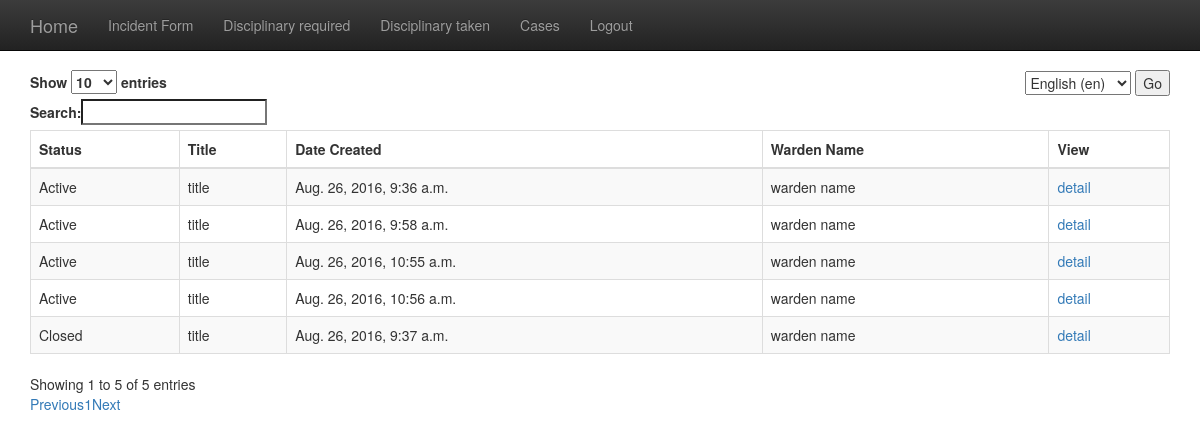
Page /wardens/cases/ (signed in) on the committed database.
### wardens/models.py (models this page shows)
class Incident(models.Model):       # all fields related to creating an incident report and/or viewing cases i.e closed
    title = models.CharField(_('title'), max_length=100)
    date_created = models.DateTimeField(auto_now_add=True)
    date_modified = models.DateTimeField(auto_now=True)
    warden_name = models.CharField(_('warden name'), max_length=150)
    senior_warden = models.CharField(_('senior warden'), max_length=150)
    site = models.ForeignKey(Site, related_name='incidents')
    halls = models.ForeignKey(Hall, related_name='incidents')
    incident_type = models.ForeignKey(IncidentType, related_name='incidents')
    ACTIVE = 'Active'
    CLOSED = 'Closed'
    CASE_STATUS = (
        (ACTIVE, 'Active'),
        (CLOSED, 'Closed'),
    )
    case_status = models.CharField(
        max_length=50,
        choices=CASE_STATUS,
        default=ACTIVE
    )
    description = models.TextField()
    notes_to = models.TextField(null=True, blank=True)
    notes_by = models.TextField(null=True, blank=True)
    YES = 'YES'
    NO = 'No'
    WARNING_ISSUED = (
        (YES, 'Yes'),
        (NO, 'No'),
    )
    warning_issued = models.CharField(
        null=True,
        max_length=50,
        choices=WARNING_ISSUED,
        default=YES
    )
    YES = 'Yes'
    NO = 'No'
    DISCIPLINARY_REQUIRED = (
        (YES, _('Yes')),
        (NO, _('No')),
    )
    disciplinary_required = models.CharField(
        null=True,
        max_length=50,
        choices=DISCIPLINARY_REQUIRED,
        default=YES
    )
    disciplinary_called_by = models.CharField(_('disciplinary called by'), max_length=150, null=True, blank=True)
    disciplinary_date = models.DateTimeField(_('disciplinary date'), null=True, blank=True)
    student = models.ForeignKey(Student, related_name='incidents')
    complainant = models.CharField(_('complainant'), max_length=500, null=True, blank=True)
    accomplices = models.CharField(_('accomplices'), max_length=500, null=True, blank=True)
    witnesses = models.CharField(_('witnesses'), max_length=500, null=True, blank=True)

### wardens/views.py (the view)
@login_required
def cases(request):
    results = Incident.objects.all()
    print results
    return render(request, "wardens/closed.html", {"results": results})

### wardens/templates/wardens/closed.html (shortened to what this page needs)
{%  extends 'wardens/base.html' %}
{% load i18n %}
{% block content %}
    <table id="example" class="table table-striped table-bordered" cellspacing="0" width="100%">
    <thead>
        <tr>
        <th> {% trans 'Status' %} </td>
        <th> {% trans 'Title' %}  </th>
        <th> {% trans 'Date Created' %} </th>
        <th> {% trans 'Warden Name'%}</th>
        <th> {% trans 'View' %}</th>
    </tr>
    </thead>
    <tbody>
        {% for item in results %}
    <tr>
    <td>{{ item.case_status }}</td>
    <td>{{ item.title }}</td>
    <td>{{ item.date_created }}</td>
    <td>{{ item.warden_name }}</td>
    <td><a href="{% url 'detail' item.pk  %}">{% trans 'detail' %}</a></td>
    </tr>
    {% endfor %}
    </tbody>
    </table>
{% endblock %}

### rows in the picture
Incident: case_status "Active", title "title", date_created "Aug. 26, 2016, 9:36 a.m.", warden_name "warden name"
Incident: case_status "Closed", title "title", date_created "Aug. 26, 2016, 9:37 a.m.", warden_name "warden name"
Incident: case_status "Active", title "title", date_created "Aug. 26, 2016, 9:58 a.m.", warden_name "warden name"
Incident: case_status "Active", title "title", date_created "Aug. 26, 2016, 10:55 a.m.", warden_name "warden name"
Incident: case_status "Active", title "title", date_created "Aug. 26, 2016, 10:56 a.m.", warden_name "warden name"

### other values in the picture
form field language "English (en)"
